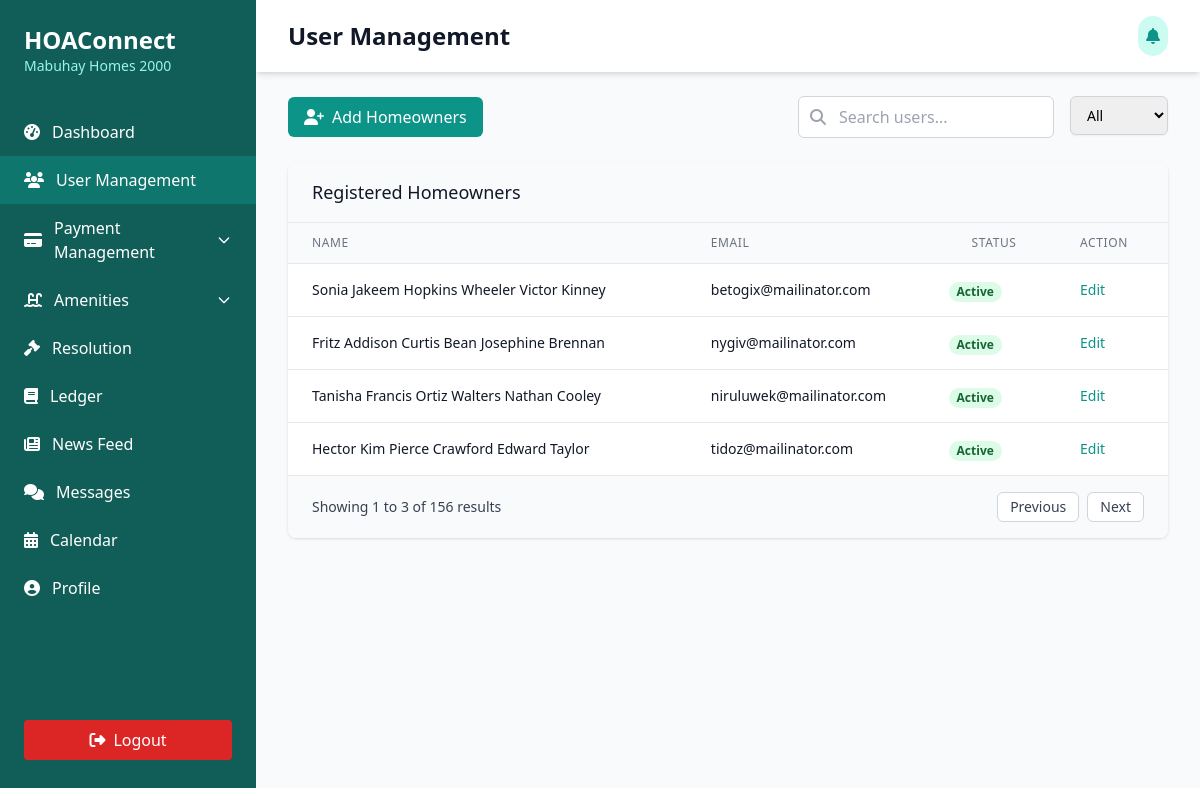
The page /Users/admin/admin-accounts.php on the database its author committed.
### tables this page shows
CREATE TABLE `users` (
  `id` int(11) NOT NULL,
  `role_id` int(11) NOT NULL,
  `user_id` int(11) NOT NULL,
  `first_name` varchar(255) NOT NULL,
  `middle_name` varchar(255) NOT NULL,
  `last_name` varchar(255) NOT NULL,
  `suffix` varchar(50) NOT NULL,
  `email_address` varchar(100) NOT NULL,
  `hoa_number` int(11) DEFAULT NULL,
  `phone_number` varchar(100) NOT NULL,
  `age` int(11) NOT NULL,
  `date_of_birth` date NOT NULL,
  `citizenship` varchar(100) NOT NULL,
  `civil_status` varchar(100) NOT NULL,
  `account_status` int(11) NOT NULL,
  `home_address` varchar(255) DEFAULT NULL,
  `lot_number` int(11) NOT NULL,
  `block_number` int(11) NOT NULL,
  `phase_number` int(11) NOT NULL,
  `village_name` varchar(200) NOT NULL,
  `date_created` date NOT NULL,
  `date_updated` date NOT NULL
);

### Users/admin/admin-accounts.php (the view, shortened to what this page needs)
<?php
include('../../connection/connection.php');
?>
<!DOCTYPE html>
<html lang="en">
<head>
  <script src="https://cdn.tailwindcss.com"></script>
  <link rel="stylesheet" href="https://cdnjs.cloudflare.com/ajax/libs/font-awesome/6.4.0/css/all.min.css" />
</head>
<body class="bg-gray-50">
  <div class="min-h-screen flex">
    <div class="bg-teal-800 text-white w-64 py-6 flex flex-col">
      <div class="px-6 mb-8">
        <h1 class="text-2xl font-bold">HOAConnect</h1>
        <p class="text-sm text-teal-200">Mabuhay Homes 2000</p>
      </div>
      <nav class="flex-1">
        <a href="admin-dashboard.php" class="flex items-center px-6 py-3 hover:bg-teal-700">
          <i class="fas fa-tachometer-alt mr-3"></i>
          <span>Dashboard</span>
        </a>
        <a href="admin-users.php" class="flex items-center px-6 py-3 bg-teal-700">
          <i class="fas fa-users mr-3"></i>
          <span>User Management</span>
        </a>
        <div x-data="{ open: false }">
          <button @click="open = !open" :aria-expanded="open" class="flex items-center w-full px-6 py-3 hover:bg-teal-600 focus:outline-none">
            <i class="fas fa-credit-card mr-3"></i>
            <span class="flex-1 text-left">Payment Management</span>
            <svg :class="{ 'rotate-180': open }" class="w-4 h-4 transition-transform duration-200" fill="none" stroke="currentColor" viewBox="0 0 24 24">
              <path stroke-linecap="round" stroke-linejoin="round" stroke-width="2" d="M19 9l-7 7-7-7" />
            </svg>
          </button>
        </div>
<div x-data="{ open: false }">
  <button @click="open = !open" :aria-expanded="open" class="flex items-center w-full px-6 py-3 hover:bg-teal-600 focus:outline-none">
    <i class="fas fa-swimming-pool mr-3"></i>
    <span class="flex-1 text-left">Amenities</span>
    <svg :class="{ 'rotate-180': open }" class="w-4 h-4 transition-transform duration-200" fill="none" stroke="currentColor" viewBox="0 0 24 24">
      <path stroke-linecap="round" stroke-linejoin="round" stroke-width="2" d="M19 9l-7 7-7-7" />
    </svg>
  </button>
</div>
<a href="admin-hoaprojects.php" class="flex items-center px-6 py-3 hover:bg-teal-700">
  <i class="fas fa-gavel mr-3"></i>
        <span>Resolution</span>
</a>
<a href="admin-ledger.php" class="flex items-center px-6 py-3 hover:bg-teal-600">
  <i class="fas fa-book mr-3"></i>
  <span>Ledger</span>
</a>
<a href="admin-projects.php" class="flex items-center px-6 py-3 hover:bg-teal-700">
  <i class="fas fa-newspaper mr-3"></i>
<span>News Feed</span>
</a>
        <a href="admin-messages.php" class="flex items-center px-6 py-3 hover:bg-teal-700">
          <i class="fas fa-comments mr-3"></i>
          <span>Messages</span>
        </a>
        <a href="admin-calendar.php" class="flex items-center px-6 py-3 hover:bg-teal-700">
          <i class="fas fa-calendar-alt mr-3"></i>
          <span>Calendar</span>
        </a>
        <a href="admin-profile.php" class="flex items-center px-6 py-3 hover:bg-teal-700">
          <i class="fas fa-user-circle mr-3"></i>
          <span>Profile</span>
        </a>
      </nav>
      <div class="px-6 py-4 mt-auto">
        <button class="mt-4 w-full bg-red-600 hover:bg-red-700 text-white py-2 px-4 rounded flex items-center justify-center">
          <i class="fas fa-sign-out-alt mr-2"></i> Logout
        </button>
      </div>
    </div>
    <div class="flex-1 overflow-x-hidden overflow-y-auto">
      <header class="bg-white shadow-md">
        <div class="max-w-7xl mx-auto py-4 px-4 sm:px-6 lg:px-8 flex justify-between items-center">
            <h1 class="text-2xl font-bold text-gray-900">User Management</h1>
            <div class="flex items-center space-x-2">
              <button class="bg-teal-100 p-2 rounded-full text-teal-600 hover:bg-teal-200">
                <i class="fas fa-bell"></i>
              </button>
            </div>
          </div>
    </header>
      <main class="max-w-7xl mx-auto py-6 px-4 sm:px-6 lg:px-8">
        <div class="mb-6 flex flex-col sm:flex-row sm:justify-between sm:items-center space-y-4 sm:space-y-0">
          <div class="flex flex-col sm:flex-row space-y-4 sm:space-y-0 sm:space-x-4">
            <button onclick="openAddHomeownerModal()"
              class="bg-teal-600 hover:bg-teal-700 text-white py-2 px-4 rounded-md flex items-center justify-center">
              <i class="fas fa-user-plus mr-2"></i> Add Homeowners
            </button>
          </div>
          <div class="flex space-x-4">
            <div class="relative">
              <input type="text" id="searchInput" placeholder="Search users..."
                class="pl-10 pr-4 py-2 border border-gray-300 rounded-md focus:outline-none focus:ring-2 focus:ring-teal-500 focus:border-teal-500 w-full sm:w-64" />
              <div class="absolute inset-y-0 left-0 pl-3 flex items-center pointer-events-none">
              </div>
            </div>
            <div>
              <select id="statusFilter"
                class="block w-full border border-gray-300 rounded-md shadow-sm py-2 px-3 focus:outline-none focus:ring-teal-500 focus:border-teal-500 sm:text-sm">
                <option value="all">All</option>
              </select>
            </div>
          </div>
        </div>
        <div class="bg-white shadow rounded-lg overflow-hidden">
          <div class="px-6 py-4 border-b border-gray-200 bg-gray-50">
            <h2 class="text-lg font-medium text-gray-900">Registered Homeowners</h2>
          </div>
          <div class="overflow-x-auto">
            <table class="min-w-full divide-y divide-gray-200">
              <thead class="bg-gray-50">
                <tr>
                  <th scope="col"
                    class="px-6 py-3 text-left text-xs font-medium text-gray-500 uppercase tracking-wider">
                    Name
                  </th>
                  <th scope="col"
                    class="px-6 py-3 text-left text-xs font-medium text-gray-500 uppercase tracking-wider">
                    Email
                  </th>
                   <th scope="col"
                    class="px-6 py-3 text-left text-xs font-medium text-gray-500 uppercase tracking-wider">
                    Status
                  </th>
                  <th scope="col"
                    class="px-6 py-3 text-left text-xs font-medium text-gray-500 uppercase tracking-wider">
                    Action
                  </th>
                </tr>
              </thead>
              <tbody id="userTableBody" class="bg-white divide-y divide-gray-200">
                <?php
                $sql_users = "SELECT * FROM users WHERE role_id = 6";
                $run_sql_users = mysqli_query($conn, $sql_users);
                foreach($run_sql_users as $row_users){
                  ?>
                  <tr>
                  <td class="px-6 py-4 whitespace-nowrap text-sm text-gray-900">
                    <?php echo $row_users['first_name'] . ' ' . $row_users['middle_name'] . ' ' . $row_users['last_name'] . ' ' . $row_users['suffix']; ?>
                  </td>
                  <td class="px-6 py-4 whitespace-nowrap text-sm text-gray-900">
                    <?php echo $row_users['email_address']; ?>
                  </td>
                  <td>
                    <?php
                      if($row_users['account_status'] == 1){
                        echo '<span class="px-2 inline-flex text-xs leading-5 font-semibold rounded-full bg-green-100 text-green-800">Active</span>';
                      }else{
                        echo '<span class="px-2 inline-flex text-xs leading-5 font-semibold rounded-full bg-gray-100 text-red-800">Inactive</span>';
                      }
                    ?>
                  </td>
                  <td class="px-6 py-4 whitespace-nowrap text-sm font-medium">
                    <a href="admin-edit-accounts.php?user_id=<?php echo $row_users['user_id']; ?>"
                      class="text-teal-600 hover:text-teal-900 mr-4">Edit</a>
                  </td>
                <?php
               }
               ?>
              </tbody>
            </table>
          </div>
          <div class="px-6 py-4 bg-gray-50 border-t border-gray-200">
            <div class="flex items-center justify-between">
              <div class="text-sm text-gray-700">
                Showing <span class="font-medium">1</span> to <span class="font-medium">3</span> of <span
                  class="font-medium">156</span> results
              </div>
              <div class="flex space-x-2">
                <button
                  class="px-3 py-1 border border-gray-300 rounded-md text-sm font-medium text-gray-700 bg-white hover:bg-gray-50">
                  Previous
                </button>
                <button
                  class="px-3 py-1 border border-gray-300 rounded-md text-sm font-medium text-gray-700 bg-white hover:bg-gray-50">
                  Next
                </button>
              </div>
            </div>
          </div>
        </div>
      </main>
    </div>
  </div>
</body>
</html>

### rows shown on the page
users: first_name "Sonia", middle_name "Jakeem Hopkins", last_name "Wheeler", suffix "Victor Kinney", email_address "betogix@mailinator.com", account_status "Active"
users: first_name "Fritz", middle_name "Addison Curtis", last_name "Bean", suffix "Josephine Brennan", email_address "nygiv@mailinator.com", account_status "Active"
users: first_name "Tanisha", middle_name "Francis Ortiz", last_name "Walters", suffix "Nathan Cooley", email_address "niruluwek@mailinator.com", account_status "Active"
users: first_name "Hector", middle_name "Kim Pierce", last_name "Crawford", suffix "Edward Taylor", email_address "tidoz@mailinator.com", account_status "Active"
